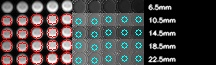
#> input picture temp/images/phantom_pack_2.jpg, 216 x 65 px
$ python -i fw.py   (imports and definitions only)
#> lines starting #> are read from the running program, lines starting #| are printed output that depends on the picture
import copy
import numpy as np
import cv2
import pydicom
import os
import json
from pathlib import Path
from pp_config import DICOM_TAG_LIST
import matplotlib.pyplot as plt


import logging
logger = logging.getLogger(__name__)


# circle index helpers
CX = 0
CY = 1
CR = 2


class FWSeries:
    # [57 lines left out: functions __init__, find_pack_midpoint, number_of_slices_in_span, create_rois, find_pack_locations, not called in this run]


    def sort_data_by_sliceloc(self):
        ''' Re-orders the fw_sereies.image_paris list by slice location, ascending) '''
        self.image_pairs = sorted(self.image_pairs, key=lambda x: x.location)


    # [15 lines left out: functions img_pairs_in_span, get_image_info, not called in this run]


    def metadata(self) -> dict:
        return extract_dicom_tags(self.pdff_metadata)


    # [76 lines left out: functions plot_composite_means, plot_roi_values_linear, save_plot_images, create_save_hepplus_img_array, save_results_json, not called in this run]

    def slice_stats(self):
        for fw in self.image_pairs:
            fw.slice_stats()


    # [94 lines left out: functions compute_and_save_results, composite_statistics, not called in this run]


# [74 lines that did not run here, left out]


class RoiStats:
    # [32 lines left out: function __init__, not called in this run]


class FWImagePair:
    '''
    This class contains a pair of pdff and water images, as would be
    found in a DICOM series at the same location.

    It is pure numeric, no DICOM metadata is allowed (for test and simulation)
    '''
    # [11 lines left out: function __init__, not called in this run]

    def has_circles(self):
        return len(self.circles) != 0

    def has_rois(self):
        return len(self.rois) != 0

    # [18 lines left out: functions slice_stats, sort_circles_by_x_coord, not called in this run]
        # sorted(self.rois   , key=lambda c: c[0]) # AVOID will collapse ndarray


'''
required dicom tags
SeriesNumber
SeriesDescription
AcquisitionTime
SliceLocation
'''
# [51 lines left out: functions check_required_tags, check_required_tags_all, find_fw_pairs, not called in this run]

def acq_time_inrange(ff_acqtime, wat_acqtime, rng=1):
    return ((int(wat_acqtime) >= int(ff_acqtime)-rng) and (int(wat_acqtime) <= int(ff_acqtime)+rng))

# [33 lines left out: functions find_midpoint, create_rois_from_circles, vial_sizes_in_px, extract_dicom_tags, not called in this run]


# [9 lines of commented-out code are left out]


def pack_array(img_pairs:list[FWImagePair]) -> np.ndarray:
    '''
    Create an image that has water/pdff pairs (left to right)
    and up to three rows (at which point it adds another column)
    '''
    if len(img_pairs) < 1:
        return
    channels = 3
    arr_rows = min(len(img_pairs), 3)
    arr_cols = (len(img_pairs) + arr_rows - 1) // arr_rows
    cimg_setup = cv2.cvtColor(np.uint8(img_pairs[0].water_img), cv2.COLOR_GRAY2BGR)
    img_h, img_w, channels = cimg_setup.shape

    pair_w = img_w * 2
    canvas = np.zeros((img_h * arr_rows, pair_w * arr_cols, channels), dtype=np.uint8)

    # prepare normalzation
    watr_min, watr_max, pdff_min, pdff_max = normalization_values(img_pairs)

    # [6 lines left out: function normalize_to_uint8, not called in this run]

    for i, img_pair in enumerate(img_pairs):
        cimg_watr = normalize_to_uint8(img_pair.water_img, watr_min, watr_max)
        cimg_watr = cv2.cvtColor(cimg_watr, cv2.COLOR_GRAY2BGR)
        cimg_pdff = normalize_to_uint8(img_pair.pdff_img, pdff_min, pdff_max)
        cimg_pdff = cv2.cvtColor(cimg_pdff, cv2.COLOR_GRAY2BGR)
        # draw circles around water vials
        if img_pair.has_circles():
            np_circles = np.uint16(np.around(img_pair.circles))
            for c in np_circles:
                cv2.circle(cimg_watr,(int(c[0]),int(c[1])),c[2],(0,0,255),1)
        # draw ROIs in pdff vials
        if img_pair.has_rois():
            np_rois = np.uint16(np.around(img_pair.rois))
            for j, c in enumerate(np_rois):
                cv2.circle(cimg_pdff, (int(c[0]),int(c[1])),c[2],(255,255,0),1)

        row = i % arr_rows
        col = i // arr_rows
        y0 = row * img_h
        x0 = col * pair_w
        canvas[y0:y0 + img_h,           x0:x0 + img_w]  = cimg_watr
        canvas[y0:y0 + img_h,   img_w + x0:x0 + pair_w] = cimg_pdff
    return canvas

# [17 lines left out: function normalization_values, not called in this run]

>>> import cv2
>>> picture = cv2.imread('temp/images/phantom_pack_2.jpg', cv2.IMREAD_GRAYSCALE)
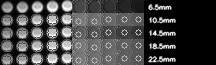
#> picture: shape (65, 216); min 0, max 255, mean 69.5
>>> result = pack_array(picture)
#> in pack_array, `arr_rows = min(len(img_pairs), 3)`: arr_rows = 3
#> in pack_array, `arr_cols = (len(img_pairs) + arr_rows - 1) // arr_rows`: arr_cols = 22
#> (the run stopped early here; a loop or call above may not have finished)
